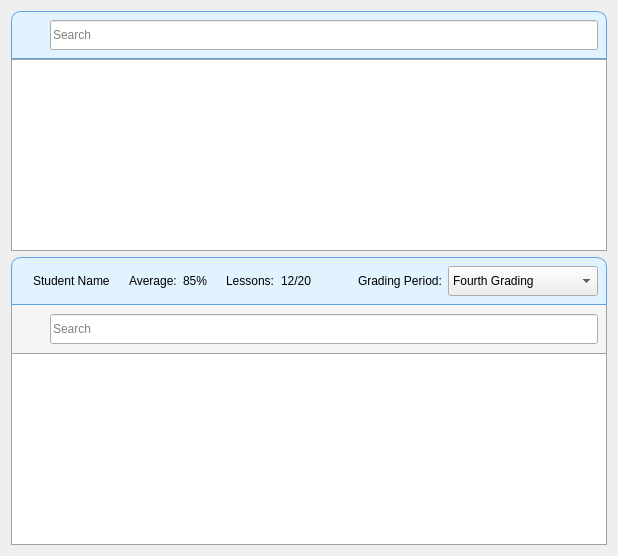
          <widget class="QWidget" name="tab_2">
           <property name="styleSheet">
            <string notr="true">QTableView {
    border: 1px solid rgb(161, 161, 161);
    gridline-color: #f0f0f0;
    background-color: white;
    selection-background-color: rgba(38, 162, 105, 0.2);
    selection-color: black;
    outline: none;
}

/* Remove the row numbers (Vertical Header) */
QHeaderView:vertical {
    width: 0px;
}

QHeaderView::section:vertical {
    width: 0px;
    border: none;
}

/* Style the top horizontal header */
QHeaderView::section:horizontal {
    background-color: rgb(246, 245, 244);  
    color: black;
    padding: 6px;
    font-weight: bold;
}

/* Custom Scrollbars */
QScrollBar:vertical {
    border: none;
    background: #f8f8f8;
    width: 10px;
}

QScrollBar::handle:vertical {
    background: rgb(38, 162, 105);
    min-height: 30px;
    border-radius: 3px; 
    margin: 2px;
}

QScrollBar:horizontal {
    border: none;
    background: #f8f8f8;
    height: 10px;
}

QScrollBar::handle:horizontal {
    background: rgb(38, 162, 105);
    min-width: 30px;
    border-radius: 3px;
    margin: 2px;
}

/* Remove scrollbar arrows */
QScrollBar::add-line, QScrollBar::sub-line {
    width: 0px; height: 0px;
}</string>
           </property>
           <attribute name="title">
            <string>Raw scores (Individual)</string>
           </attribute>
           <layout class="QVBoxLayout" name="verticalLayout_21">
            <item>
             <widget class="QWidget" name="widget_10" native="true">
              <layout class="QVBoxLayout" name="verticalLayout_20">
               <property name="spacing">
                <number>0</number>
               </property>
               <property name="leftMargin">
                <number>0</number>
               </property>
               <property name="topMargin">
                <number>0</number>
               </property>
               <property name="rightMargin">
                <number>0</number>
               </property>
               <property name="bottomMargin">
                <number>0</number>
               </property>
               <item>
                <widget class="QWidget" name="widget_stud_tblheader_idv" native="true">
                 <property name="styleSheet">
                  <string notr="true">#widget_stud_tblheader_idv { 
	background-color: rgb(224, 243, 255);
	border: 1px solid rgb(98, 160, 234);
	border-top-left-radius: 10px;
	border-top-right-radius: 10px;
}</string>
                 </property>
                 <layout class="QHBoxLayout" name="horizontalLayout_7">
                  <item>
                   <widget class="QWidget" name="widget_search_idv" native="true">
                    <property name="minimumSize">
                     <size>
                      <width>0</width>
                      <height>30</height>
                     </size>
                    </property>
                    <property name="maximumSize">
                     <size>
                      <width>16777215</width>
                      <height>30</height>
                     </size>
                    </property>
                    <property name="styleSheet">
                     <string notr="true"/>
                    </property>
                    <property name="class" stdset="0">
                     <string>widget-search-container</string>
                    </property>
                    <layout class="QHBoxLayout" name="layout_search_idv">
                     <property name="spacing">
                      <number>0</number>
                     </property>
                     <property name="leftMargin">
                      <number>0</number>
                     </property>
                     <property name="topMargin">
                      <number>0</number>
                     </property>
                     <property name="rightMargin">
                      <number>0</number>
                     </property>
                     <property name="bottomMargin">
                      <number>0</number>
                     </property>
                     <item>
                      <widget class="QLabel" name="label_magnifying_idv">
                       <property name="minimumSize">
                        <size>
                         <width>30</width>
                         <height>30</height>
                        </size>
                       </property>
                       <property name="maximumSize">
                        <size>
                         <width>30</width>
                         <height>30</height>
                        </size>
                       </property>
                       <property name="text">
                        <string/>
                       </property>
                       <property name="pixmap">
                        <pixmap resource="../resources.qrc">:/Images/Images/search.png</pixmap>
                       </property>
                       <property name="scaledContents">
                        <bool>true</bool>
                       </property>
                       <property name="margin">
                        <number>5</number>
                       </property>
                       <property name="class" stdset="0">
                        <string>label-magnifying-search</string>
                       </property>
                      </widget>
                     </item>
                     <item>
                      <widget class="QLineEdit" name="txt_search_score_idv">
                       <property name="minimumSize">
                        <size>
                         <width>0</width>
                         <height>30</height>
                        </size>
                       </property>
                       <property name="maximumSize">
                        <size>
                         <width>16777215</width>
                         <height>30</height>
                        </size>
                       </property>
                       <property name="styleSheet">
                        <string notr="true"/>
                       </property>
                       <property name="placeholderText">
                        <string>Search</string>
                       </property>
                       <property name="class" stdset="0">
                        <string>textbox-search</string>
                       </property>
                      </widget>
                     </item>
                    </layout>
                   </widget>
                  </item>
                 </layout>
                </widget>
               </item>
               <item>
                <widget class="QTableView" name="table_student_score_idv">
                 <property name="styleSheet">
                  <string notr="true"/>
                 </property>
                 <property name="selectionBehavior">
                  <enum>QAbstractItemView::SelectRows</enum>
                 </property>
                 <property name="sortingEnabled">
                  <bool>true</bool>
                 </property>
                 <attribute name="verticalHeaderVisible">
                  <bool>false</bool>
                 </attribute>
                </widget>
               </item>
              </layout>
             </widget>
            </item>
            <item>
             <widget class="QWidget" name="widget_8" native="true">
              <layout class="QVBoxLayout" name="verticalLayout_19">
               <property name="spacing">
                <number>0</number>
               </property>
               <property name="leftMargin">
                <number>0</number>
               </property>
               <property name="topMargin">
                <number>0</number>
               </property>
               <property name="rightMargin">
                <number>0</number>
               </property>
               <property name="bottomMargin">
                <number>0</number>
               </property>
               <item>
                <widget class="QWidget" name="widget_7" native="true">
                 <property name="styleSheet">
                  <string notr="true">#widget_7 { 
	background-color: rgb(224, 243, 255);
	border: 1px solid rgb(98, 160, 234);
	border-top-left-radius: 10px;
    border-top-right-radius: 10px;
}

QLabel {
	background: transparent;
	border: none;
}</string>
                 </property>
                 <layout class="QHBoxLayout" name="horizontalLayout_21">
                  <item>
                   <widget class="QLabel" name="label_student_icon">
                    <property name="maximumSize">
                     <size>
                      <width>30</width>
                      <height>30</height>
                     </size>
                    </property>
                    <property name="text">
                     <string/>
                    </property>
                    <property name="pixmap">
                     <pixmap resource="../resources.qrc">:/Images/Images/profile_gray.png</pixmap>
                    </property>
                    <property name="scaledContents">
                     <bool>true</bool>
                    </property>
                   </widget>
                  </item>
                  <item>
                   <widget class="QLabel" name="label_student_name">
                    <property name="maximumSize">
                     <size>
                      <width>16777215</width>
                      <height>30</height>
                     </size>
                    </property>
                    <property name="text">
                     <string>Student Name</string>
                    </property>
                   </widget>
                  </item>
                  <item>
                   <widget class="QLabel" name="label_avg_icon">
                    <property name="maximumSize">
                     <size>
                      <width>30</width>
                      <height>30</height>
                     </size>
                    </property>
                    <property name="text">
                     <string/>
                    </property>
                    <property name="pixmap">
                     <pixmap resource="../resources.qrc">:/Images/Images/trophy.png</pixmap>
                    </property>
                    <property name="scaledContents">
                     <bool>true</bool>
                    </property>
                    <property name="margin">
                     <number>2</number>
                    </property>
                   </widget>
                  </item>
                  <item>
                   <widget class="QLabel" name="label_avg">
                    <property name="maximumSize">
                     <size>
                      <width>16777215</width>
                      <height>30</height>
                     </size>
                    </property>
                    <property name="text">
                     <string>Average:</string>
                    </property>
                   </widget>
                  </item>
                  <item>
                   <widget class="QLabel" name="label_average_percentage">
                    <property name="maximumSize">
                     <size>
                      <width>16777215</width>
                      <height>30</height>
                     </size>
                    </property>
                    <property name="text">
                     <string>85%</string>
                    </property>
                   </widget>
                  </item>
                  <item>
                   <widget class="QLabel" name="label_lessons_prog_icon">
                    <property name="maximumSize">
                     <size>
                      <width>30</width>
                      <height>30</height>
                     </size>
                    </property>
                    <property name="text">
                     <string/>
                    </property>
                    <property name="pixmap">
                     <pixmap resource="../resources.qrc">:/Images/Images/stack-of-books.png</pixmap>
                    </property>
                    <property name="scaledContents">
                     <bool>true</bool>
                    </property>
                    <property name="margin">
                     <number>2</number>
                    </property>
                   </widget>
                  </item>
                  <item>
                   <widget class="QLabel" name="label_lessons_prog_1">
                    <property name="maximumSize">
                     <size>
                      <width>16777215</width>
                      <height>30</height>
                     </size>
                    </property>
                    <property name="text">
                     <string>Lessons:</string>
                    </property>
                   </widget>
                  </item>
                  <item>
                   <widget class="QLabel" name="label_lessons_prog">
                    <property name="maximumSize">
                     <size>
                      <width>16777215</width>
                      <height>30</height>
                     </size>
                    </property>
                    <property name="text">
                     <string>12/20</string>
                    </property>
                   </widget>
                  </item>
                  <item>
                   <spacer name="horizontalSpacer_15">
                    <property name="orientation">
                     <enum>Qt::Horizontal</enum>
                    </property>
                    <property name="sizeHint" stdset="0">
                     <size>
                      <width>40</width>
                      <height>20</height>
                     </size>
                    </property>
                   </spacer>
                  </item>
                  <item>
                   <widget class="QLabel" name="labelGradingPeriod_4">
                    <property name="maximumSize">
                     <size>
                      <width>16777215</width>
                      <height>30</height>
                     </size>
                    </property>
                    <property name="text">
                     <string>Grading Period:</string>
                    </property>
                   </widget>
                  </item>
                  <item>
                   <widget class="QComboBox" name="cb_gp_quiz_idv">
                    <property name="minimumSize">
                     <size>
                      <width>150</width>
                      <height>30</height>
                     </size>
                    </property>
                    <property name="maximumSize">
                     <size>
                      <width>16777215</width>
                      <height>30</height>
                     </size>
                    </property>
                    <property name="styleSheet">
                     <string notr="true"/>
                    </property>
                    <property name="class" stdset="0">
                     <string>combobox-main</string>
                    </property>
                    <item>
                     <property name="text">
                      <string>Fourth Grading</string>
                     </property>
                    </item>
                   </widget>
                  </item>
                 </layout>
                </widget>
               </item>
               <item>
                <widget class="QWidget" name="widget_6" native="true">
                 <layout class="QVBoxLayout" name="verticalLayout_18">
                  <property name="spacing">
                   <number>0</number>
                  </property>
                  <property name="leftMargin">
                   <number>0</number>
                  </property>
                  <property name="topMargin">
                   <number>0</number>
                  </property>
                  <property name="rightMargin">
                   <number>0</number>
                  </property>
                  <property name="bottomMargin">
                   <number>0</number>
                  </property>
                  <item>
                   <widget class="QWidget" name="widget_9" native="true">
                    <property name="styleSheet">
                     <string notr="true">#widget_9 { 
	border-left: 1px solid rgb(161, 161, 161);
	border-right: 1px solid rgb(161, 161, 161);
	background-color: rgb(246, 245, 244);
}</string>
                    </property>
                    <layout class="QHBoxLayout" name="horizontalLayout_22">
                     <item>
                      <widget class="QWidget" name="widget_search_idv_2" native="true">
                       <property name="minimumSize">
                        <size>
                         <width>0</width>
                         <height>30</height>
                        </size>
                       </property>
                       <property name="maximumSize">
                        <size>
                         <width>16777215</width>
                         <height>30</height>
                        </size>
                       </property>
                       <property name="styleSheet">
                        <string notr="true"/>
                       </property>
                       <property name="class" stdset="0">
                        <string>widget-search-container</string>
                       </property>
                       <layout class="QHBoxLayout" name="layout_search_idv_2">
                        <property name="spacing">
                         <number>0</number>
                        </property>
                        <property name="leftMargin">
                         <number>0</number>
                        </property>
                        <property name="topMargin">
                         <number>0</number>
                        </property>
                        <property name="rightMargin">
                         <number>0</number>
                        </property>
                        <property name="bottomMargin">
                         <number>0</number>
                        </property>
                        <item>
                         <widget class="QLabel" name="label_magnifying_idv_2">
                          <property name="minimumSize">
                           <size>
                            <width>30</width>
                            <height>30</height>
                           </size>
                          </property>
                          <property name="maximumSize">
                           <size>
                            <width>30</width>
                            <height>30</height>
                           </size>
                          </property>
                          <property name="text">
                           <string/>
                          </property>
                          <property name="pixmap">
                           <pixmap resource="../resources.qrc">:/Images/Images/search.png</pixmap>
                          </property>
                          <property name="scaledContents">
                           <bool>true</bool>
                          </property>
                          <property name="margin">
                           <number>5</number>
                          </property>
                          <property name="class" stdset="0">
                           <string>label-magnifying-search</string>
                          </property>
                         </widget>
                        </item>
                        <item>
                         <widget class="QLineEdit" name="txt_search_score_d_idv">
                          <property name="minimumSize">
                           <size>
                            <width>0</width>
                            <height>30</height>
                           </size>
                          </property>
                          <property name="maximumSize">
                           <size>
                            <width>16777215</width>
                            <height>30</height>
                           </size>
                          </property>
                          <property name="styleSheet">
                           <string notr="true"/>
                          </property>
                          <property name="placeholderText">
                           <string>Search</string>
                          </property>
                          <property name="class" stdset="0">
                           <string>textbox-search</string>
                          </property>
                         </widget>
                        </item>
                       </layout>
                      </widget>
                     </item>
                    </layout>
                   </widget>
                  </item>
                  <item>
                   <widget class="QTableView" name="table_quiz_score_idv">
                    <property name="styleSheet">
                     <string notr="true"/>
                    </property>
                    <property name="selectionBehavior">
                     <enum>QAbstractItemView::SelectRows</enum>
                    </property>
                    <property name="sortingEnabled">
                     <bool>true</bool>
                    </property>
                    <attribute name="verticalHeaderVisible">
                     <bool>false</bool>
                    </attribute>
                   </widget>
                  </item>
                 </layout>
                </widget>
               </item>
              </layout>
             </widget>
            </item>
           </layout>
          </widget>
